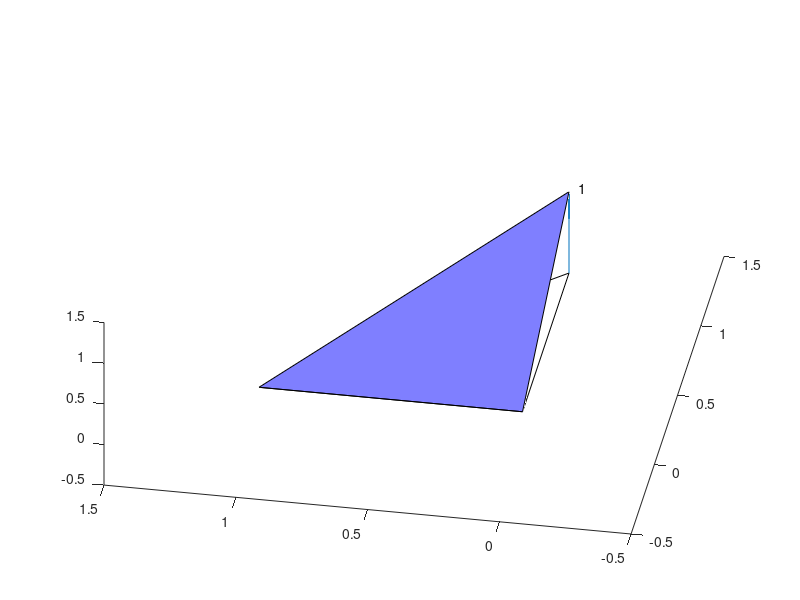

Here is the MATLAB script that generated this plot:
% figures
% Lagrange phi(.)
vertex=[0 0 0;
    0 1 0;
    1 0 0;
    1 0 1];
figure(25);
clf
face=[4 1 2];
patch('Faces',face,'Vertices',vertex,'FaceColor','blue','FaceAlpha',.5);
axis([-0.5 1.5 -0.5 1.5 -0.5 1.5]);
face2=[1 2 3];
patch('Faces',face2,'Vertices',vertex,'FaceColor','blue','FaceAlpha',0);
hold on
grid off
% quiver3(0,0,0,0,0,1,1);
quiver3(vertex(3,1),vertex(3,2),vertex(3,3),0,0,1,1);
view([-80 60])
text(1+0.03,-0.03,1,'1');
% scatter3(0,0,1)